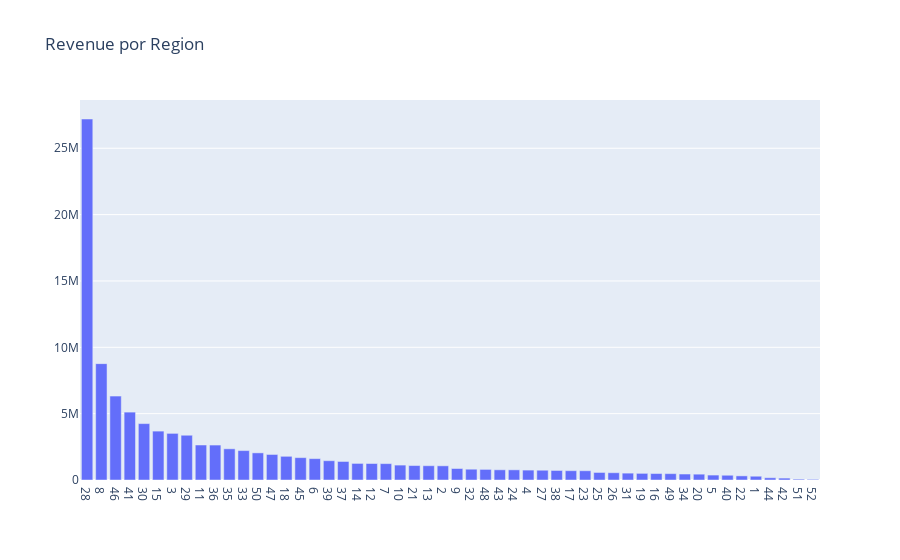

Here is the notebook cell this chart was saved with:
### Code cell
plot_data = [
    go.Bar(
        x=df_d_region_code_revenue['region_code'],
        y=df_d_region_code_revenue['revenue_total'],
    )
]

plot_layout = go.Layout(
        xaxis={"type": "category"},
        title='Revenue por Region'
    )

plt.figure(figsize=(16,16))
fig = go.Figure(data=plot_data, layout=plot_layout)
fig.write_html('fig3regioncode.html')
pyoff.iplot(fig)

### Figure 1 — Plotly figure (JSON) as saved in the notebook; plotly's stock layout.template omitted (floating-point values rounded to 4 significant figures)
{"data": [{"type": "bar", "x": [28, 8, 46, 41, 30, 15, 3, 29, 11, 36, 35, 33, 50, 47, 18, 45, 6, 39, 37, 14, 12, 7, 10, 21, 13, 2, 9, 32, 48, 43, 24, 4, 27, 38, 17, 23, 25, 26, 31, 19, 16, 49, 34, 20, 5, 40, 22, 1, 44, 42, 51, 52], "y": [27204160, 8768340, 6322140, 5115950, 4250310, 3684450, 3513020, 3372640, 2637600, 2633170, 2350050, 2216690, 2044610, 1924220, 1784870, 1684960, 1609420, 1453360, 1395860, 1249380, 1242930, 1234380, 1122500, 1088900, 1076200, 1068740, 866380, 813090, 798980, 768890, 765760, 746320, 736370, 719120, 701880, 697440, 568040, 547700, 516630, 499640, 486970, 478880, 449620, 439630, 371760, 357650, 310460, 285160, 169280, 142900, 64520, 49480]}], "layout": {"title": {"text": "Revenue por Region"}, "xaxis": {"type": "category"}}}
